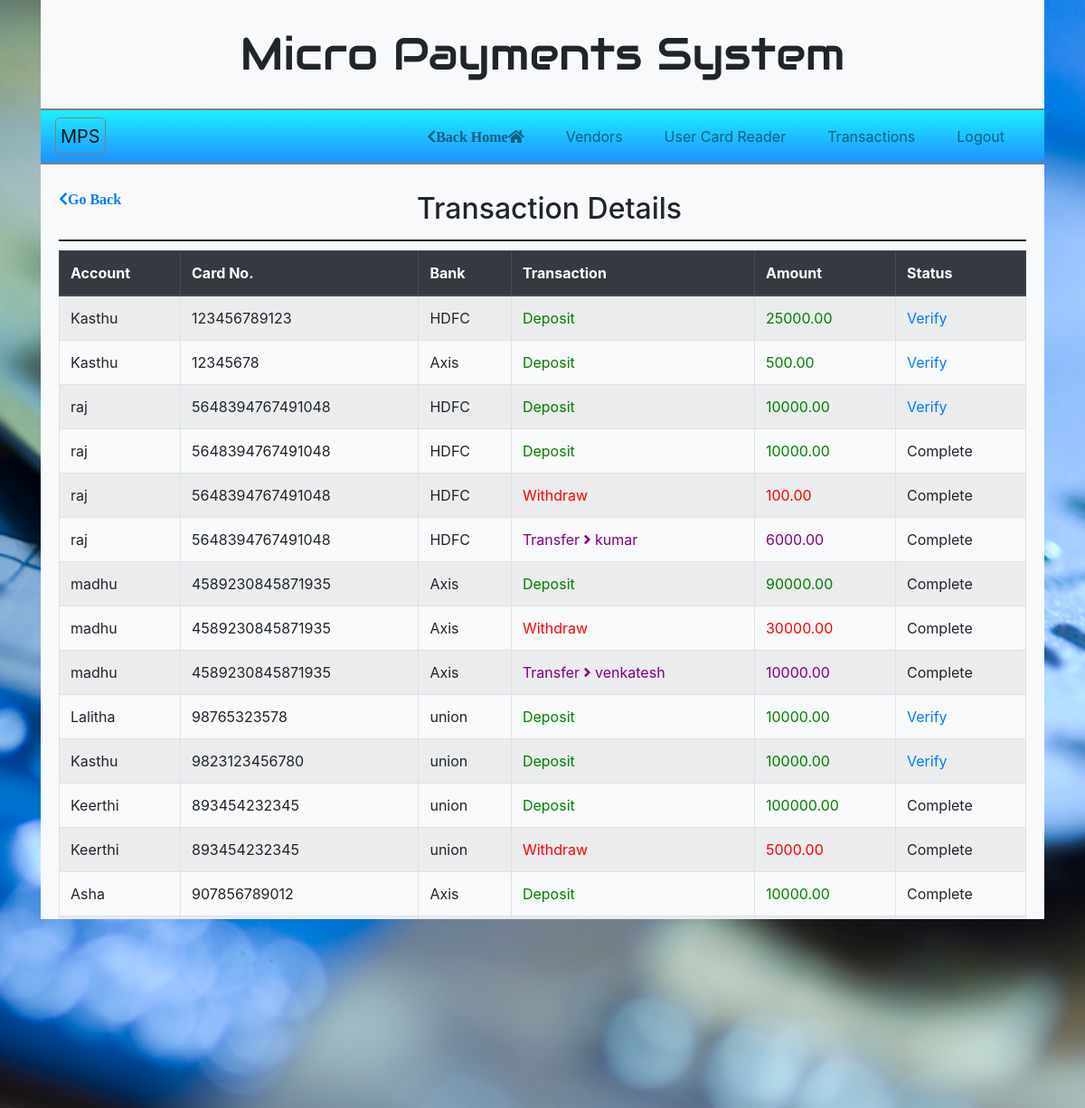
Screenshot of /transactions (signed in) with the database file from the repository.
### txn/models.py (models this page shows)
class Transactions(models.Model):
    to_account = models.CharField(max_length = 100)
    from_account = models.CharField(max_length = 100)
    name = models.CharField(max_length = 100)
    card = models.BigIntegerField(validators = [MinLengthValidator(12)])
    bank = models.CharField(max_length = 100)
    time = models.DateTimeField(auto_now_add=True)
    txntype = models.CharField(max_length = 100)
    amount = models.DecimalField(default=0.00, max_digits = 10, decimal_places = 2)
    txnstatus = models.BooleanField(default=False)

### txn/views.py (the view)
# urls.py: path('transactions',views.txnHistory, name="txnHistory"),
def txnHistory(request):
	user = request.user
	txns = Transactions.objects.all()
	if user.is_superuser:
		return render(request, 'admin/transactions.html',{'txns': txns})
	elif user.is_staff and not user.is_superuser:
		return render(request, 'vendor/transactions.html',{'txns': txns})
	else:
		return render(request, 'user/transactions.html',{'txns': txns})

### templates/admin/transactions.html (shortened to what this page needs)
{% extends 'admin/puf.html' %}
{% load static %}
{% block content %}
{% if user.is_authenticated%}
	<a href="javascript:history.back()"><span class="go-back fas fa-chevron-left">Go Back</span></a>
	<h2 class="page-header text-justified">Transaction Details</h2>
	<form class="form-group" method="post">
		<table data-toggle="table" data-pagination="true" class="table table-bordered table-striped mydatatable">
			<thead class="thead-dark">
				<tr>
					<th>Account</th>
					<th>Card No.</th>
					<th>Bank</th>
					<th>Transaction</th>
					<th>Amount</th>
					<th>Status</th>
				</tr>
			</thead>
			<tbody id="myTable">
			{% for txns in txns %}
				<tr>
					<td>{{ txns.from_account }}</td>
					<td>{{ txns.card }}</td>
					<td>{{ txns.bank }}</td>
					<td>
						{% if txns.txntype == 'Deposit' %}
						<div style="color: green;">{{ txns.txntype }}</div>
						{% elif txns.txntype == 'Withdraw' %}
						<div style="color: red;">{{ txns.txntype }}</div>
						{% elif txns.txntype == 'Transfer' %}
						<div style="color: purple;">{{ txns.txntype }} <i class="fa fa-angle-right"></i> {{ txns.to_account }}</div>
						{% endif %}
					</td>
					<td>
						{% if txns.txntype == 'Deposit' %}
						<div style="color: green;">{{ txns.amount }}</div>
						{% elif txns.txntype == 'Withdraw' %}
						<div style="color: red;">{{ txns.amount }}</div>
						{% else %}
						<div style="color: purple;">{{ txns.amount }}</div>
						{% endif %}
					</td>
					<td>
						{% if txns.txnstatus == True %}
						Complete
						{% else %}
						<a href="../verification/{{ txns.id }}">Verify</a>
						{% endif %}
					</td>
				</tr>
			{% endfor %}
			</tbody>
		</table>
	</form>
{% else %}
	<meta http-equiv="refresh" content="0; url={% url 'home' %}">
{% endif %}
{% endblock %}

### static/css/all.css (style rules this page uses)
.fa, .fas, .far, .fal, .fad, .fab { -moz-osx-font-smoothing: grayscale; -webkit-font-smoothing: antialiased; display: inline-block; font-style: normal; font-variant: normal; text-rendering: auto; line-height: 1; }
.fa-angle-right:before { content: "\f105"; }
.fa-chevron-left:before { content: "\f053"; }
.fa, .fas { font-family: 'Font Awesome 5 Free'; font-weight: 900; }

### static/css/home.css (style rules this page uses)
* { margin: 0px; padding: 0px; }
body { background: url(../img/2.jpg); background-attachment: fixed; background-size: cover; }
.go-back { position: absolute; }
.page-header { padding: 0 15px 15px 30px; border-bottom: 2px solid #202020; text-align: center; font-weight: 10px; }
.table-bordered { margin-top: 10px; }

### rows the page displays
Transactions: from_account "Kasthu", card "123456789123", bank "HDFC", txntype "Deposit", amount "25000.00"
Transactions: from_account "Kasthu", card "12345678", bank "Axis", txntype "Deposit", amount "500.00"
Transactions: from_account "raj", card "5648394767491048", bank "HDFC", txntype "Deposit", amount "10000.00"
Transactions: from_account "raj", card "5648394767491048", bank "HDFC", txntype "Deposit", amount "10000.00", txnstatus "Complete"
Transactions: from_account "raj", card "5648394767491048", bank "HDFC", txntype "Withdraw", amount "100.00", txnstatus "Complete"
Transactions: from_account "raj", card "5648394767491048", bank "HDFC", txntype "Transfer", to_account "kumar", amount "6000.00", txnstatus "Complete"
Transactions: from_account "madhu", card "4589230845871935", bank "Axis", txntype "Deposit", amount "90000.00", txnstatus "Complete"
Transactions: from_account "madhu", card "4589230845871935", bank "Axis", txntype "Withdraw", amount "30000.00", txnstatus "Complete"
Transactions: from_account "madhu", card "4589230845871935", bank "Axis", txntype "Transfer", to_account "venkatesh", amount "10000.00", txnstatus "Complete"
Transactions: from_account "Lalitha", card "98765323578", bank "union", txntype "Deposit", amount "10000.00"
Transactions: from_account "Kasthu", card "9823123456780", bank "union", txntype "Deposit", amount "10000.00"
Transactions: from_account "Keerthi", card "893454232345", bank "union", txntype "Deposit", amount "100000.00", txnstatus "Complete"
Transactions: from_account "Keerthi", card "893454232345", bank "union", txntype "Withdraw", amount "5000.00", txnstatus "Complete"
Transactions: from_account "Asha", card "907856789012", bank "Axis", txntype "Deposit", amount "10000.00", txnstatus "Complete"
Transactions: from_account "Asha", card "907856789012", amount "5000.00"
Transactions: card "907856789012", amount "10000.00", txnstatus "Complete"
Transactions: from_account "Asha", card "907856789012", txntype "Withdraw"
Transactions: from_account "Asha", card "907856789012", txntype "Withdraw", amount "5000.00", txnstatus "Complete"
